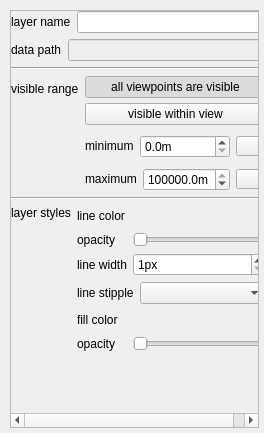
<?xml version="1.0" encoding="UTF-8"?>
<ui version="4.0">
 <class>CEarthFacetLayerPropertyWgt</class>
 <widget class="QWidget" name="CEarthFacetLayerPropertyWgt">
  <property name="geometry">
   <rect>
    <x>0</x>
    <y>0</y>
    <width>264</width>
    <height>433</height>
   </rect>
  </property>
  <property name="windowTitle">
   <string>CEarthFacetLayerPropertyWgt</string>
  </property>
  <property name="styleSheet">
   <string notr="true"/>
  </property>
  <layout class="QVBoxLayout" name="verticalLayout_6">
   <property name="spacing">
    <number>0</number>
   </property>
   <property name="leftMargin">
    <number>10</number>
   </property>
   <property name="topMargin">
    <number>10</number>
   </property>
   <property name="rightMargin">
    <number>5</number>
   </property>
   <property name="bottomMargin">
    <number>5</number>
   </property>
   <item>
    <widget class="QScrollArea" name="scrollArea">
     <property name="widgetResizable">
      <bool>true</bool>
     </property>
     <widget class="QWidget" name="scrollAreaWidgetContents">
      <property name="geometry">
       <rect>
        <x>0</x>
        <y>0</y>
        <width>281</width>
        <height>399</height>
       </rect>
      </property>
      <layout class="QVBoxLayout" name="verticalLayout">
       <property name="spacing">
        <number>6</number>
       </property>
       <property name="leftMargin">
        <number>0</number>
       </property>
       <property name="topMargin">
        <number>0</number>
       </property>
       <property name="rightMargin">
        <number>5</number>
       </property>
       <property name="bottomMargin">
        <number>5</number>
       </property>
       <item>
        <layout class="QHBoxLayout" name="horizontalLayout_3">
         <item>
          <widget class="QLabel" name="Lbl_layerName_2">
           <property name="sizePolicy">
            <sizepolicy hsizetype="Preferred" vsizetype="Preferred">
             <horstretch>0</horstretch>
             <verstretch>0</verstretch>
            </sizepolicy>
           </property>
           <property name="maximumSize">
            <size>
             <width>16777215</width>
             <height>16777215</height>
            </size>
           </property>
           <property name="text">
            <string>layer name</string>
           </property>
           <property name="alignment">
            <set>Qt::AlignLeading|Qt::AlignLeft|Qt::AlignVCenter</set>
           </property>
          </widget>
         </item>
         <item>
          <widget class="QLineEdit" name="pLayerNameEdit">
           <property name="sizePolicy">
            <sizepolicy hsizetype="Expanding" vsizetype="Fixed">
             <horstretch>0</horstretch>
             <verstretch>0</verstretch>
            </sizepolicy>
           </property>
           <property name="minimumSize">
            <size>
             <width>0</width>
             <height>0</height>
            </size>
           </property>
           <property name="maximumSize">
            <size>
             <width>16777215</width>
             <height>16777215</height>
            </size>
           </property>
           <property name="contextMenuPolicy">
            <enum>Qt::NoContextMenu</enum>
           </property>
          </widget>
         </item>
        </layout>
       </item>
       <item>
        <layout class="QHBoxLayout" name="horizontalLayout_10">
         <property name="spacing">
          <number>6</number>
         </property>
         <property name="sizeConstraint">
          <enum>QLayout::SetDefaultConstraint</enum>
         </property>
         <item>
          <widget class="QLabel" name="Lbl_layerPath_2">
           <property name="minimumSize">
            <size>
             <width>0</width>
             <height>0</height>
            </size>
           </property>
           <property name="maximumSize">
            <size>
             <width>16777215</width>
             <height>16777215</height>
            </size>
           </property>
           <property name="layoutDirection">
            <enum>Qt::LeftToRight</enum>
           </property>
           <property name="text">
            <string>data path</string>
           </property>
           <property name="alignment">
            <set>Qt::AlignLeading|Qt::AlignLeft|Qt::AlignVCenter</set>
           </property>
          </widget>
         </item>
         <item>
          <widget class="QLineEdit" name="pLayerPathEdit">
           <property name="enabled">
            <bool>false</bool>
           </property>
           <property name="minimumSize">
            <size>
             <width>0</width>
             <height>0</height>
            </size>
           </property>
           <property name="maximumSize">
            <size>
             <width>16777215</width>
             <height>16777215</height>
            </size>
           </property>
           <property name="contextMenuPolicy">
            <enum>Qt::NoContextMenu</enum>
           </property>
           <property name="readOnly">
            <bool>true</bool>
           </property>
          </widget>
         </item>
        </layout>
       </item>
       <item>
        <widget class="Line" name="line">
         <property name="orientation">
          <enum>Qt::Horizontal</enum>
         </property>
        </widget>
       </item>
       <item>
        <layout class="QHBoxLayout" name="horizontalLayout_4">
         <item>
          <layout class="QVBoxLayout" name="verticalLayout_3">
           <item>
            <widget class="QLabel" name="Lbl_visualAngle_2">
             <property name="text">
              <string>visible range</string>
             </property>
            </widget>
           </item>
           <item>
            <spacer name="verticalSpacer_2">
             <property name="orientation">
              <enum>Qt::Vertical</enum>
             </property>
             <property name="sizeType">
              <enum>QSizePolicy::Fixed</enum>
             </property>
             <property name="sizeHint" stdset="0">
              <size>
               <width>10</width>
               <height>90</height>
              </size>
             </property>
            </spacer>
           </item>
          </layout>
         </item>
         <item>
          <layout class="QVBoxLayout" name="verticalLayout_12">
           <property name="spacing">
            <number>10</number>
           </property>
           <item>
            <layout class="QVBoxLayout" name="verticalLayout_5">
             <property name="spacing">
              <number>5</number>
             </property>
             <item>
              <widget class="QPushButton" name="pAllVisiblePushBtn">
               <property name="text">
                <string>all viewpoints are visible</string>
               </property>
               <property name="checkable">
                <bool>true</bool>
               </property>
               <property name="checked">
                <bool>true</bool>
               </property>
               <property name="autoExclusive">
                <bool>true</bool>
               </property>
              </widget>
             </item>
             <item>
              <widget class="QPushButton" name="pDotVisiblePushBtn">
               <property name="text">
                <string>visible within view</string>
               </property>
               <property name="checkable">
                <bool>true</bool>
               </property>
               <property name="checked">
                <bool>false</bool>
               </property>
               <property name="autoExclusive">
                <bool>true</bool>
               </property>
              </widget>
             </item>
            </layout>
           </item>
           <item>
            <layout class="QHBoxLayout" name="horizontalLayout_13" stretch="0,1,0">
             <item>
              <widget class="QLabel" name="pMinRangeLabel">
               <property name="sizePolicy">
                <sizepolicy hsizetype="Preferred" vsizetype="Fixed">
                 <horstretch>0</horstretch>
                 <verstretch>0</verstretch>
                </sizepolicy>
               </property>
               <property name="minimumSize">
                <size>
                 <width>0</width>
                 <height>20</height>
                </size>
               </property>
               <property name="text">
                <string>minimum</string>
               </property>
              </widget>
             </item>
             <item>
              <widget class="QDoubleSpinBox" name="pMinVisibleRangeSpx">
               <property name="contextMenuPolicy">
                <enum>Qt::NoContextMenu</enum>
               </property>
               <property name="suffix">
                <string>m</string>
               </property>
               <property name="decimals">
                <number>1</number>
               </property>
               <property name="maximum">
                <double>500000000.000000000000000</double>
               </property>
               <property name="singleStep">
                <double>0.100000000000000</double>
               </property>
              </widget>
             </item>
             <item>
              <widget class="QToolButton" name="pMinToolBtn">
               <property name="minimumSize">
                <size>
                 <width>30</width>
                 <height>20</height>
                </size>
               </property>
               <property name="maximumSize">
                <size>
                 <width>30</width>
                 <height>20</height>
                </size>
               </property>
               <property name="text">
                <string/>
               </property>
              </widget>
             </item>
            </layout>
           </item>
           <item>
            <layout class="QHBoxLayout" name="horizontalLayout_14" stretch="0,1,0">
             <item>
              <widget class="QLabel" name="pMaxRangeLabel">
               <property name="sizePolicy">
                <sizepolicy hsizetype="Preferred" vsizetype="Fixed">
                 <horstretch>0</horstretch>
                 <verstretch>0</verstretch>
                </sizepolicy>
               </property>
               <property name="minimumSize">
                <size>
                 <width>0</width>
                 <height>20</height>
                </size>
               </property>
               <property name="text">
                <string>maximum</string>
               </property>
              </widget>
             </item>
             <item>
              <widget class="QDoubleSpinBox" name="pMaxVisibleRangeSpx">
               <property name="contextMenuPolicy">
                <enum>Qt::NoContextMenu</enum>
               </property>
               <property name="suffix">
                <string>m</string>
               </property>
               <property name="decimals">
                <number>1</number>
               </property>
               <property name="maximum">
                <double>500000000.000000000000000</double>
               </property>
               <property name="singleStep">
                <double>0.100000000000000</double>
               </property>
               <property name="value">
                <double>500000000.000000000000000</double>
               </property>
              </widget>
             </item>
             <item>
              <widget class="QToolButton" name="pMaxToolBtn">
               <property name="minimumSize">
                <size>
                 <width>30</width>
                 <height>20</height>
                </size>
               </property>
               <property name="maximumSize">
                <size>
                 <width>30</width>
                 <height>20</height>
                </size>
               </property>
               <property name="text">
                <string/>
               </property>
              </widget>
             </item>
            </layout>
           </item>
          </layout>
         </item>
        </layout>
       </item>
       <item>
        <widget class="Line" name="line_2">
         <property name="orientation">
          <enum>Qt::Horizontal</enum>
         </property>
        </widget>
       </item>
       <item>
        <layout class="QHBoxLayout" name="horizontalLayout_9">
         <item>
          <layout class="QVBoxLayout" name="verticalLayout_2">
           <item>
            <widget class="QLabel" name="label">
             <property name="text">
              <string>layer styles</string>
             </property>
             <property name="alignment">
              <set>Qt::AlignLeading|Qt::AlignLeft|Qt::AlignTop</set>
             </property>
            </widget>
           </item>
          </layout>
         </item>
         <item>
          <layout class="QVBoxLayout" name="verticalLayout_4">
           <item>
            <layout class="QHBoxLayout" name="horizontalLayout_2">
             <item>
              <widget class="QLabel" name="Lbl_Font">
               <property name="minimumSize">
                <size>
                 <width>50</width>
                 <height>0</height>
                </size>
               </property>
               <property name="text">
                <string>line color</string>
               </property>
              </widget>
             </item>
             <item>
              <widget class="FxColorSelector" name="pLineColorWgt" native="true">
               <property name="sizePolicy">
                <sizepolicy hsizetype="Expanding" vsizetype="Preferred">
                 <horstretch>0</horstretch>
                 <verstretch>0</verstretch>
                </sizepolicy>
               </property>
               <property name="minimumSize">
                <size>
                 <width>0</width>
                 <height>20</height>
                </size>
               </property>
              </widget>
             </item>
            </layout>
           </item>
           <item>
            <layout class="QHBoxLayout" name="horizontalLayout_6">
             <item>
              <widget class="QLabel" name="Lbl_FontSize">
               <property name="minimumSize">
                <size>
                 <width>50</width>
                 <height>0</height>
                </size>
               </property>
               <property name="text">
                <string>opacity</string>
               </property>
              </widget>
             </item>
             <item>
              <widget class="CPercentSlider" name="pLineOpacitySlider">
               <property name="sizePolicy">
                <sizepolicy hsizetype="Expanding" vsizetype="Fixed">
                 <horstretch>0</horstretch>
                 <verstretch>0</verstretch>
                </sizepolicy>
               </property>
               <property name="minimumSize">
                <size>
                 <width>0</width>
                 <height>0</height>
                </size>
               </property>
               <property name="maximumSize">
                <size>
                 <width>16777215</width>
                 <height>16777215</height>
                </size>
               </property>
               <property name="orientation">
                <enum>Qt::Horizontal</enum>
               </property>
              </widget>
             </item>
            </layout>
           </item>
           <item>
            <layout class="QHBoxLayout" name="horizontalLayout_7">
             <item>
              <widget class="QLabel" name="Lbl_FontColor">
               <property name="minimumSize">
                <size>
                 <width>50</width>
                 <height>0</height>
                </size>
               </property>
               <property name="text">
                <string>line width</string>
               </property>
              </widget>
             </item>
             <item>
              <widget class="QSpinBox" name="pLineWidthSpx">
               <property name="sizePolicy">
                <sizepolicy hsizetype="Expanding" vsizetype="Fixed">
                 <horstretch>0</horstretch>
                 <verstretch>0</verstretch>
                </sizepolicy>
               </property>
               <property name="contextMenuPolicy">
                <enum>Qt::NoContextMenu</enum>
               </property>
               <property name="suffix">
                <string>px</string>
               </property>
               <property name="prefix">
                <string/>
               </property>
               <property name="minimum">
                <number>1</number>
               </property>
               <property name="maximum">
                <number>10</number>
               </property>
              </widget>
             </item>
            </layout>
           </item>
           <item>
            <layout class="QHBoxLayout" name="horizontalLayout">
             <item>
              <widget class="QLabel" name="label_9">
               <property name="minimumSize">
                <size>
                 <width>50</width>
                 <height>0</height>
                </size>
               </property>
               <property name="text">
                <string>line stipple</string>
               </property>
              </widget>
             </item>
             <item>
              <widget class="CPenStyleSelector" name="pLineTypeCBBox">
               <property name="sizePolicy">
                <sizepolicy hsizetype="Expanding" vsizetype="Fixed">
                 <horstretch>0</horstretch>
                 <verstretch>0</verstretch>
                </sizepolicy>
               </property>
              </widget>
             </item>
            </layout>
           </item>
           <item>
            <layout class="QHBoxLayout" name="horizontalLayout_5">
             <item>
              <widget class="QLabel" name="label_2">
               <property name="minimumSize">
                <size>
                 <width>50</width>
                 <height>0</height>
                </size>
               </property>
               <property name="maximumSize">
                <size>
                 <width>50</width>
                 <height>16777215</height>
                </size>
               </property>
               <property name="text">
                <string>fill color</string>
               </property>
              </widget>
             </item>
             <item>
              <widget class="FxColorSelector" name="pFillColorWgt" native="true">
               <property name="sizePolicy">
                <sizepolicy hsizetype="Expanding" vsizetype="Preferred">
                 <horstretch>0</horstretch>
                 <verstretch>0</verstretch>
                </sizepolicy>
               </property>
               <property name="minimumSize">
                <size>
                 <width>0</width>
                 <height>20</height>
                </size>
               </property>
              </widget>
             </item>
            </layout>
           </item>
           <item>
            <layout class="QHBoxLayout" name="horizontalLayout_8">
             <item>
              <widget class="QLabel" name="label_3">
               <property name="minimumSize">
                <size>
                 <width>50</width>
                 <height>0</height>
                </size>
               </property>
               <property name="text">
                <string>opacity</string>
               </property>
              </widget>
             </item>
             <item>
              <widget class="CPercentSlider" name="pFillOpacitySlider">
               <property name="sizePolicy">
                <sizepolicy hsizetype="Expanding" vsizetype="Fixed">
                 <horstretch>0</horstretch>
                 <verstretch>0</verstretch>
                </sizepolicy>
               </property>
               <property name="minimumSize">
                <size>
                 <width>0</width>
                 <height>0</height>
                </size>
               </property>
               <property name="maximumSize">
                <size>
                 <width>16777215</width>
                 <height>16777215</height>
                </size>
               </property>
               <property name="orientation">
                <enum>Qt::Horizontal</enum>
               </property>
              </widget>
             </item>
            </layout>
           </item>
          </layout>
         </item>
        </layout>
       </item>
       <item>
        <spacer name="verticalSpacer_3">
         <property name="orientation">
          <enum>Qt::Vertical</enum>
         </property>
         <property name="sizeHint" stdset="0">
          <size>
           <width>20</width>
           <height>7</height>
          </size>
         </property>
        </spacer>
       </item>
      </layout>
     </widget>
    </widget>
   </item>
  </layout>
 </widget>
 <layoutdefault spacing="6" margin="11"/>
 <customwidgets>
  <customwidget>
   <class>FxColorSelector</class>
   <extends>QWidget</extends>
   <header>FxColorPickerTool/FxColorSelector.h</header>
   <container>1</container>
  </customwidget>
  <customwidget>
   <class>CPercentSlider</class>
   <extends>QSlider</extends>
   <header>FxTransparentSlider/CPercentSlider.h</header>
  </customwidget>
  <customwidget>
   <class>CPenStyleSelector</class>
   <extends>QComboBox</extends>
   <header>FxPenStyleSelector/CPenStyleSelector.h</header>
  </customwidget>
 </customwidgets>
 <resources/>
 <connections/>
</ui>
